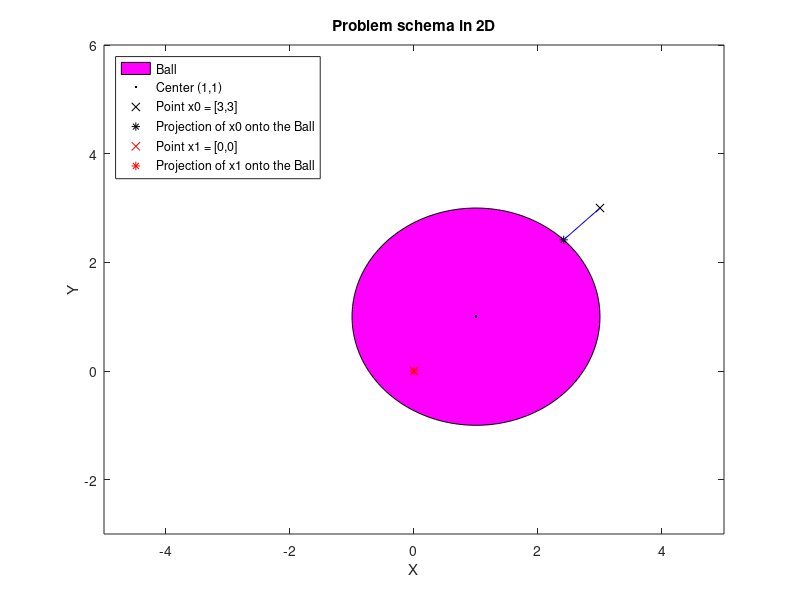
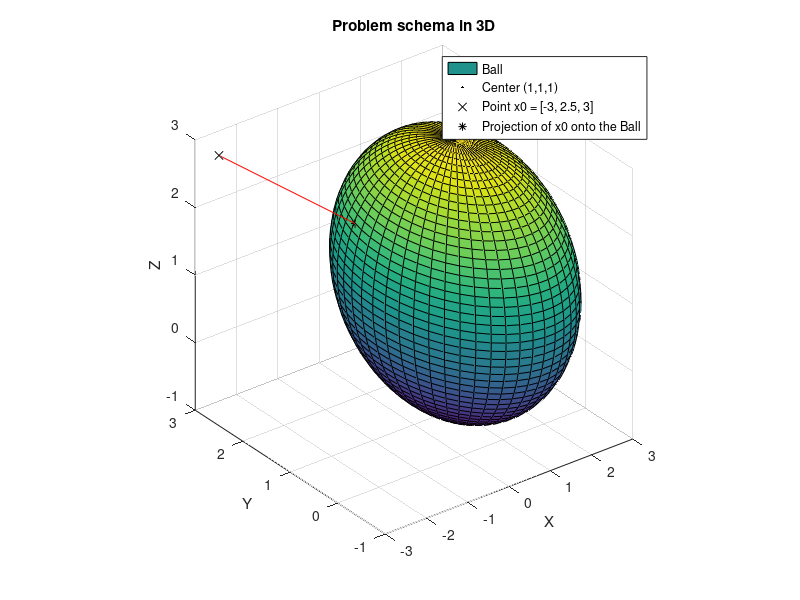
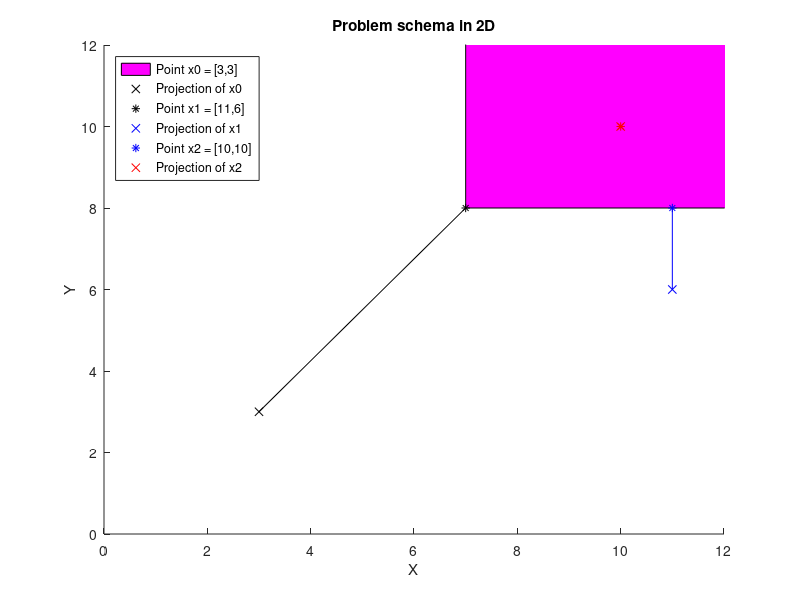
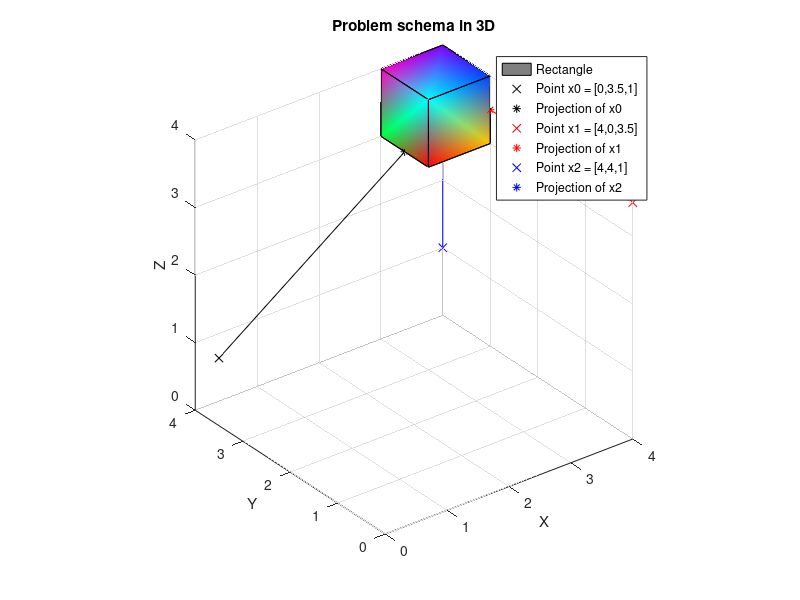

MATLAB code for these plots, in order: (Note: this script raises an error after producing the figures.)
%-------------------------------------------------------------------------%
%
%                        Convex Optimization 
%
%                           PROJECT 3
%
%                   Toganidis Nikos - 2018030085
%                Tzimpimpaki Evaggelia - 2018030165
%
%-------------------------------------------------------------------------%

clear; close all; clc; %#ok<CLALL>


%% Excercise 1 and 2 - 2D DRAWINGS
  
  Center = [1,1];
  Radius = 2;
  
  x0 = [3, 3];
  x_interior = [0,0];  
  
  %  ----------- CHANGE THIS BASED ON THE EXERCISE -----------
  % Exercise 1 
  % x_star = Radius /norm(x0) * x0;

  % Exercise 2 
   x_star = Center + Radius * (x0 - Center) /norm(x0 - Center);  
   
  % Create and plot ball and projections  
  angle = linspace(0,2*pi); 
  x = Radius*cos(angle) + Center(1);
  y = Radius*sin(angle) + Center(2);
  
  figure(); plot(Center(1)+x,Center(2)+y);
  fill(x,y,'m'); axis([-5 5 -3 6]); 
  hold on; plot(Center(1),Center(2),'.k');  
  plot(x0(1),x0(2),'xk');
  plot(x_star(1),x_star(2),'*k');  
  plot(x_interior(1),x_interior(2),'xr');  
  plot(x_interior(1),x_interior(2),'*r');  
  line([x0(1), x_star(1)], [x0(2), x_star(2)], 'color', 'b');
  hold off; xlabel('X'); ylabel('Y'); title('Problem schema in 2D');
  legend('Ball', 'Center (1,1)', 'Point x0 = [3,3]', 'Projection of x0 onto the Ball', ...,
      'Point x1 = [0,0]','Projection of x1 onto the Ball','Location', 'NorthWest');

  

%% Excercise 1 and 2 - 3D DRAWINGS
  
  Center = [1,1,1];
  x0 = [-3, 2.5, 3];  
  
  %  ----------- CHANGE THIS BASED ON THE EXERCISE -----------
  % Exercise 1 
  % x_star = Radius /norm(x0) * x0;

  % Exercise 2 
   x_star = Center + Radius * (x0 - Center) /norm(x0 - Center);  

  % Create and plot ball and projections  
  figure(); [X,Y,Z] = sphere(50);
  surf(Radius*X+Center(1),Radius*Y+Center(2),Radius*Z+Center(3));
  hold on; plot3(Center(1),Center(2),Center(3),'.k');
  plot3(x0(1),x0(2),x0(3),'xk'); axis square;
  plot3(x_star(1),x_star(2),x_star(3),'*k');
  line([x0(1),x_star(1)],[x0(2),x_star(2)],[x0(3),x_star(3)],'color','r');
  hold off; xlabel('X'); ylabel('Y'); zlabel('Z'); title('Problem schema in 3D');
  legend('Ball','Center (1,1,1)','Point x0 = [-3, 2.5, 3]',...,
      'Projection of x0 onto the Ball','Location','NorthEast');


  
  
 %% Excercise 3 - 2D DRAWINGS

  a = [7,8]; x0 = [3,3]; x1 = [11,6];
  x_interior = [10,10];
  
  x_star0(1) = max(a(1),x0(1));
  x_star0(2) = max(a(2),x0(2));
  
  x_star1(1) = max(a(1),x1(1));
  x_star1(2) = max(a(2),x1(2));  
  
  % Create and plot rectangle (where x>= a) and projections
  figure(); axis([0,12,0,12]);
  rectangle('Position',[a,12,12],'FaceColor','m');
  hold on; plot(x0(1),x0(2),'xk');
  plot(x_star0(1),x_star0(2),'*k');
  plot(x1(1), x1(2),'xb');
  plot(x_star1(1),x_star1(2),'*b');
  plot(x_interior(1), x_interior(2), 'xr');
  plot(x_interior(1), x_interior(2), '*r');
  line([x0(1), x_star0(1)], [x0(2), x_star0(2)], 'color', 'k');
  line([x1(1), x_star1(1)], [x1(2), x_star1(2)], 'color', 'b');
  hold off; xlabel('X'); ylabel('Y'); title('Problem schema in 2D');
  legend('Point x0 = [3,3]', 'Projection of x0','Point x1 = [11,6]','Projection of x1', ...,
      'Point x2 = [10,10]','Projection of x2','Location', 'NorthWest');



  
 %% Excercise 3 - 3D DRAWINGS
 
  a = [3,3,3];
  
  x0 = [0,3.5,1];
  x1 = [4,0,3.5];
  x2 = [4,4,1];
  
  for i = 1 : 3
      x_star0(i) = max(a(i),x0(i));
      x_star1(i) = max(a(i),x1(i));
      x_star2(i) = max(a(i),x2(i));  %#ok<SAGROW>
      
  end    

  % Create and plot rectangle (where x>= a) and projections  
  vert = [a;4 3 3;4 4 3;3 4 3;3 3 4;4 3 4;4 4 4;3 4 4];
  fac = [1 2 6 5;2 3 7 6;3 4 8 7;4 1 5 8;1 2 3 4;5 6 7 8];
  figure(); patch('Vertices',vert,'Faces',fac,'FaceVertexCData',hsv(8),'FaceColor','interp');
  view(3); axis vis3d; grid on; axis([0,4,0,4,0,4]);
  hold on; plot3(x0(1), x0(2), x0(3), 'xk');
  plot3(x_star0(1), x_star0(2), x_star0(3), '*k');
  plot3(x1(1), x1(2), x1(3), 'xr');
  plot3(x_star1(1), x_star1(2), x_star1(3), '*r');
  plot3(x2(1), x2(2), x2(3), 'xb');
  plot3(x_star2(1), x_star2(2), x_star2(3), '*b');  
  line([x0(1),x_star0(1)], [x0(2),x_star0(2)], [x0(3),x_star0(3)], 'color', 'k');
  line([x1(1),x_star1(1)], [x1(2),x_star1(2)], [x1(3),x_star1(3)], 'color', 'r');
  line([x2(1),x_star2(1)], [x2(2),x_star2(2)], [x2(3),x_star2(3)], 'color', 'b');
  hold off; xlabel('X'); ylabel('Y'); zlabel('Z'); title('Problem schema in 3D');
  legend('Rectangle', 'Point x0 = [0,3.5,1]', 'Projection of x0','Point x1 = [4,0,3.5]',...,
      'Projection of x1','Point x2 = [4,4,1]','Projection of x2');
  
      
  
 %% Excercise 4 - using the projected gradient descent method
  
%               The projected gradient descent method
%
%  x_{k+1} = P_{H}(x_k-1/L grad(f(x_k))), where L:=max(eig(Hessian(f))
%
  clear; n = 2; epsilon = 10^(-3);
    
  % Function f_0(x) = 1/2 ||x||^2
  f_0 = @(x) 0.5*(x'*x);
  
  % Gradient of f_0 is equal to x
  grad_f_0 = @(x) x;
  
  % L:=max(eig(Hessian(f)), where Hessian of f_0 is equal to 1 
  L = max(eig(ones(n,n)));
  
  % P_H(x) := projection of x onto the set H:={a^T x - b = 0}
  P_H = @(x,a,b) x - (a'*x-b)*a/(norm(a)^2); 
 
  % Construct random vectors a and b = a^T x
  a = unifrnd(0,1,n,1);
  x = unifrnd(0,1,n,1); b = a'*x;    
  
  % Initial point x_0 
  xk = 10*randn(n,1); k = 0;
  
  fprintf(' EXERCISE 4 \n \n');
    
  while (1)  
               
      xkk = P_H( xk-(1/L)*grad_f_0(xk),a,b );
          
      k = k + 1;
            
      fprintf('   Iter = %3d, f(xkk) = %4f, norm(grad) = %4f \n',k, f_0(xkk),...,
          ( norm(xk - xkk) / norm(xk) ) );
       
      if ( norm(xk - xkk) / norm(xk) ) < epsilon
        
          break
          
      end      
      
      xk = xkk;
      
  end
    
  x_star_grad = xkk;
    
  fprintf('   Optimal value = %4f \n',f_0(x_star_grad));
  fprintf('   Number of iterations =%3d \n\n',k);
    
  
  % Now let's solve this using the cvx to make sure it is correct
  cvx_begin quiet 
     variable x(n)
     minimize( f_0(x) )
     subject to
      a' * x == b; %#ok<EQEFF>
  cvx_end
    
 x_cvx = x; 
 fprintf(' Confirming the accuracy of our solution by solving with cvx \n');
 fprintf(' Optimal value = %4f \n \n \n',f_0(x_cvx));    
  
  
  
 %% Excercise 5 - using cvx 
    clear;
    p = 3; n = 2; K = 10; fprintf(' EXERCISE 5 \n \n You are using p = %d, n = %d and K = %d. \n \n',p,n,K);
    
    % Construct random vector q
    q = rand(n,1);
  
    % Construct positive definite matrix P (n x n)
    [U,S,V] = svd(unifrnd(0,1,n,n)); Lmin = 1; Lmax = K * Lmin;
    eigenvalues = [Lmin; Lmax; Lmin + (Lmax-Lmin) * unifrnd(0,1,n-2,1)];
    L = diag(eigenvalues); P = U*L*U';

    % Function f
    f = @(x) 0.5*x'*P*x + q'*x;
    
    % Construct random matrix A (p x n)
    A = unifrnd(0,1,p,n);
    
    % Construct random vector b as b = Ax
    x = unifrnd(0,1,n,1); b = A*x;    
  
    cvx_begin quiet
        variable x(n)
        minimize( f(x) )
        subject to
        A * x == b; %#ok<EQEFF>
    cvx_end
    
    x_star_cvx = x;
  
    fprintf(' <strong> (i)   </strong> Using the cvx \n');
    fprintf('         Optimal value = %4f \n \n',f(x_star_cvx));    

    
  %% Excercise 5 - using KKT conditions
  
  matrix1 = [-q ; b]; % dimension is (n+p) x 1
  matrix2 = [P A'; A zeros(p,p)]; % dimension is (n+p) x (n+p)

  temp = pinv(matrix2)*matrix1;
 
  x_star_KKT = temp(1:n);
  
  fprintf(' <strong> (ii)  </strong> Using the KKT conditions \n');
  fprintf('         Optimal value = %4f \n \n',f(x_star_KKT));
  
  
 %% Excercise 5 - using the projected gradient descent method
  
%               The projected gradient descent method
%
%  x_{k+1} = P_{S}(x_k-1/L grad(f(x_k))), where L:=max(eig(Hessian(f))
%
  
  epsilon = 10^(-3);
    
  % Initial point x_0 
  xk = 10*randn(n,1); 
  
  % Gradient of f_0 is equal to P*x + q
  grad_f = @(x,P,q) P*x + q;
  
  % Hessian of f_0 is equal to P 
  hessian_f = P;
  
  % L:=max(eig(Hessian(f))
  L = max(eig(hessian_f));
  
  % P_S(x) := projection of x onto the set S:={Ax-b=0}
  P_S = @(x,A,b) x - A'*(pinv(A*A')*(A*x-b));
   
  k = 0;
  fprintf(' <strong> (iii) </strong> Using the projected gradient descent method \n');
    
  while (1)  
               
      xkk = P_S( xk-(1/L)*grad_f(xk,P,q),A,b );
          
      k = k + 1;
            
      fprintf('         Iter = %3d, f(xkk) = %4f, norm(grad) = %4f \n',k, f(xkk),...,
          ( norm(xk - xkk) / norm(xk) ) );
       
      if ( norm(xk - xkk) / norm(xk) ) < epsilon
        
          break
          
      end      
      
      xk = xkk;
      
  end
    
  x_star_grad = xkk;
    
  fprintf('         Optimal value = %4f \n',f(x_star_grad));
  fprintf('         Number of iterations =%3d \n\n',k);
    
      
  
 
 